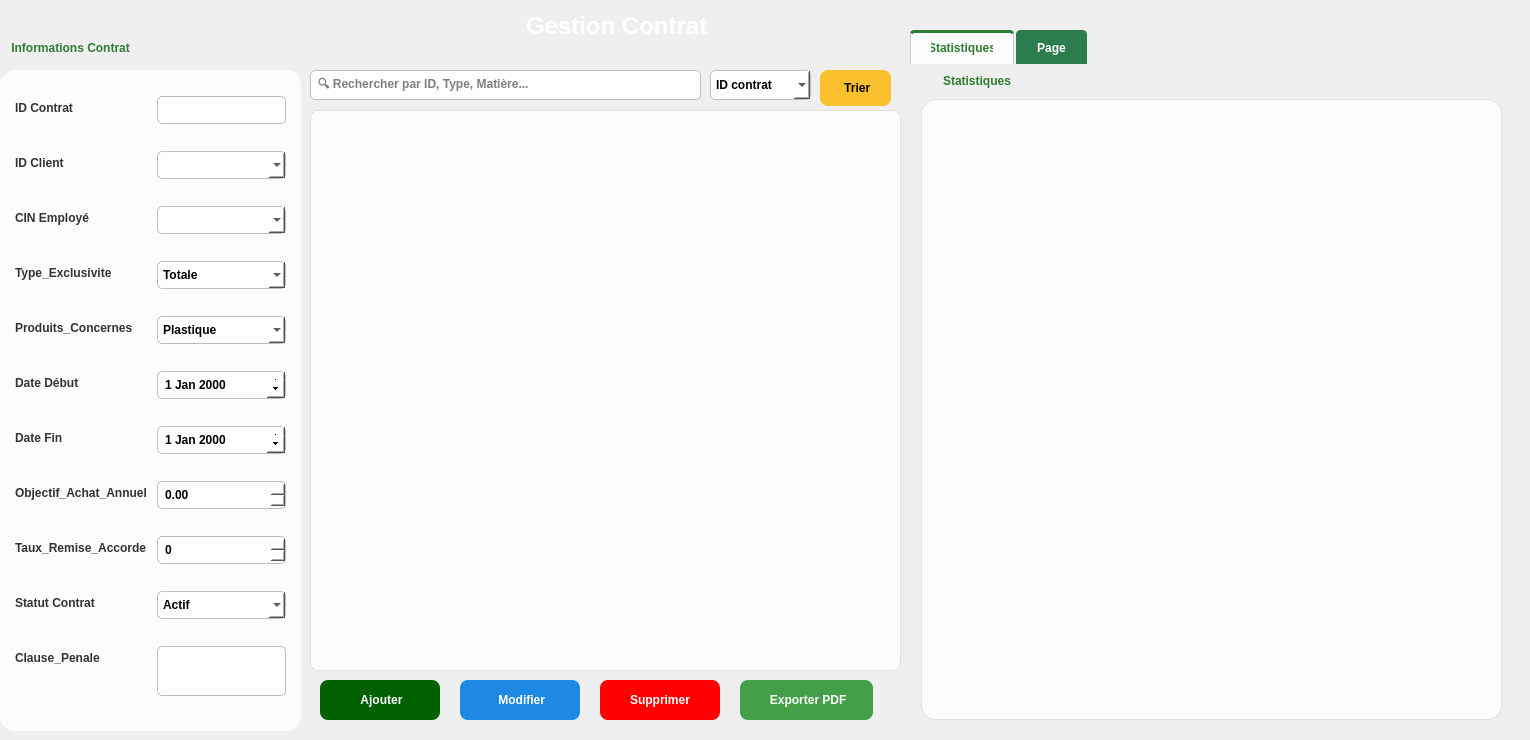
      <widget class="QWidget" name="page_contrat">
       <property name="styleSheet">
        <string notr="true">QWidget#page_contrat {
    /* Assure-toi que le chemin de ton image est correct ici ! */
    border-image: url(:/new/prefix1/images/bg_left.jpg) 0 0 0 0 stretch stretch ;
}

/* On rend la zone de contenu INVISIBLE pour voir l'image derri├¿re */
#stackedWidget {
    background: transparent;
}
#page_contrat {
    background: transparent;
}

/* =======================================================
   2. LA BARRE DE NAVIGATION (GAUCHE)
   ======================================================= */

/* On donne une couleur &quot;Verre blanc&quot; ├á ton menu pour qu'il soit assorti */
#frame_navbar {
    background-color: rgba(255, 255, 255, 210); /* Blanc semi-transparent */
    border-right: 2px solid #2E7D32; /* Petite ligne verte ├á droite pour s├®parer */
}

/* Style des boutons du menu (Navigation) */
#frame_navbar QPushButton {
    background-color: transparent;
    color: #333;
    text-align: left;
    padding-left: 20px;
    border: none;
    font-weight: bold;
    font-size: 14px;
}

#frame_navbar QPushButton:hover {
    background-color: #2E7D32; /* Devient vert au survol */
    color: white;
    border-radius: 5px;
}

/* =======================================================
   3. ADAPTATION DU STYLE DE TON CO├ëQUIPIER (FORMULAIRES)
   ======================================================= */

/* Le fond des zones de texte (Inputs) */
QLineEdit, QComboBox, QDateEdit, QDoubleSpinBox, QSpinBox, QTextEdit {
    background-color: white;
    border: 1px solid #BDBDBD;
    border-radius: 5px;
    padding: 5px;
    color: #000000;
    font-weight: bold;
    font-size: 12px;
}

/* Quand on clique dans une case */
QLineEdit:focus, QComboBox:focus, QDateEdit:focus, QSpinBox:focus, QTextEdit:focus {
    background-color: #FFFFFF;
    border: 2px solid #4CAF50; /* Bordure VERTE */
}

/* Am├®lioration des fl├¿ches pour QDateEdit / QSpinBox */
QDateEdit, QSpinBox {
    padding-right: 6px;
}
QDateEdit::up-button, QDateEdit::down-button,
QSpinBox::up-button, QSpinBox::down-button {
    width: 18px;
    height: 18px;
}
QDateEdit::up-arrow, QDateEdit::down-arrow,
QSpinBox::up-arrow, QSpinBox::down-arrow {
    width: 8px;
    height: 8px;
}

/* Les Labels (Textes : &quot;Nom&quot;, &quot;Pr├®nom&quot;...) */
QLabel {
    color: #333333; /* Noir/Gris fonc├® pour bien lire sur le fond */
    font-weight: bold;
    font-size: 12px;
}

/* La zone de droite (Liste/Stats) si c'est un GroupBox ou Frame */
QGroupBox, QFrame#frame_droite {
    background-color: rgba(255, 255, 255, 210); 
    border-radius: 15px;
}

/* =======================================================
   4. LES BOUTONS D'ACTION (BAS)
   ======================================================= */

QPushButton {
    border-radius: 8px;
    padding: 8px;
    color: white;
    font-weight: bold;
}

/* Bouton Ajouter (Vert) */
QPushButton#btn_ajouter { background-color: #43A047; }
QPushButton#btn_ajouter:hover { background-color: #2E7D32; }

/* Bouton Modifier (Bleu) */
QPushButton#btn_modifier { background-color: #1E88E5; }
QPushButton#btn_modifier:hover { background-color: #1565C0; }

/* Bouton Supprimer (Rouge) */
QPushButton#btn_supprimer { background-color: #E53935; }
QPushButton#btn_supprimer:hover { background-color: #C62828; }
</string>
       </property>
       <widget class="QLabel" name="lbl_page_title">
        <property name="geometry">
         <rect>
          <x>510</x>
          <y>0</y>
          <width>213</width>
          <height>52</height>
         </rect>
        </property>
        <property name="styleSheet">
         <string notr="true">font-size: 24px; font-weight: bold; color: white; padding: 10px;</string>
        </property>
        <property name="text">
         <string>Gestion Contrat</string>
        </property>
        <property name="alignment">
         <set>Qt::AlignmentFlag::AlignLeading|Qt::AlignmentFlag::AlignLeft|Qt::AlignmentFlag::AlignVCenter</set>
        </property>
       </widget>
       <widget class="QComboBox" name="tri_contrat">
        <property name="geometry">
         <rect>
          <x>710</x>
          <y>70</y>
          <width>101</width>
          <height>30</height>
         </rect>
        </property>
        <item>
         <property name="text">
          <string>ID contrat</string>
         </property>
        </item>
        <item>
         <property name="text">
          <string>Type exclusivité</string>
         </property>
        </item>
        <item>
         <property name="text">
          <string>Statut contrat</string>
         </property>
        </item>
       </widget>
       <widget class="QPushButton" name="tri2_contrat">
        <property name="geometry">
         <rect>
          <x>820</x>
          <y>70</y>
          <width>71</width>
          <height>36</height>
         </rect>
        </property>
        <property name="styleSheet">
         <string notr="true">background-color: rgb(251, 192, 45);
color: rgb(0, 0, 0);</string>
        </property>
        <property name="text">
         <string> Trier</string>
        </property>
       </widget>
       <widget class="QTableView" name="tab_contrat_2">
        <property name="geometry">
         <rect>
          <x>310</x>
          <y>110</y>
          <width>591</width>
          <height>561</height>
         </rect>
        </property>
        <property name="styleSheet">
         <string notr="true">QTableView {
    background-color: rgba(255, 255, 255, 200); 
    alternate-background-color: rgba(232, 245, 233, 200);
    border: 1px solid rgba(0, 0, 0, 20);
    border-radius: 8px;
    gridline-color: rgba(0, 0, 0, 10);
    color: #000000;
    selection-background-color: rgba(76, 175, 80, 180);
    selection-color: white;
    outline: 0;
}

QHeaderView::section {
    background-color: #1b5e20;
    color: white;
    padding: 8px;
    border: none;
    font-weight: bold;
    font-size: 12px;
}

QHeaderView::section:vertical {
    background-color: #1b5e20;
    color: white;
    padding: 4px;
    border: none;
    font-weight: bold;
}

QTableCornerButton::section {
    background-color: #1b5e20;
    border: none;
}</string>
        </property>
        <property name="alternatingRowColors">
         <bool>true</bool>
        </property>
        <property name="selectionBehavior">
         <enum>QAbstractItemView::SelectionBehavior::SelectRows</enum>
        </property>
       </widget>
       <widget class="QLineEdit" name="recherche0_contrat">
        <property name="geometry">
         <rect>
          <x>310</x>
          <y>70</y>
          <width>391</width>
          <height>30</height>
         </rect>
        </property>
        <property name="text">
         <string/>
        </property>
        <property name="placeholderText">
         <string>🔍 Rechercher par ID, Type, Matière...</string>
        </property>
       </widget>
       <widget class="QTabWidget" name="statistique_contrat">
        <property name="geometry">
         <rect>
          <x>910</x>
          <y>30</y>
          <width>611</width>
          <height>701</height>
         </rect>
        </property>
        <property name="styleSheet">
         <string notr="true">QTabWidget::pane {
    border: 1px solid #ccc;
    background-color: transparent;
    border: transparent;
    border-radius: 8px;
    gridline-color: rgba(0, 0, 0, 10); /* Lignes grises tr├¿s fines /
    color: #000000; / Texte Noir /
    selection-background-color: rgba(76, 175, 80, 180); / Vert s├®lection */
    selection-color: white;
    outline: 0;
    top: -1px;
}

QTabWidget::tab-bar {
    left: 0px;
}

QTabBar::tab {
    background: #2d7c4d;
    color: white;
    padding: 8px 20px;
    margin-right: 2px;
    border: 1px solid #2d7c4d;
    border-bottom: none;
    border-top-left-radius: 4px;
    border-top-right-radius: 4px;
    font-weight: bold;
}

QTabBar::tab:selected {
    background: #a8d5ba;
    color: #2d7c4d;
    border: 1px solid #ccc;
    border-bottom: 1px solid white;
}

QTabBar::tab:selected {
    background-color: rgba(255, 255, 255, 220); /* Onglet actif plus blanc */
    color: #2E7D32; /* Texte Vert EcoCycle */
    border-top: 3px solid #2E7D32; /* Petite barre verte en haut */
}

QTabBar::tab:hover {
    background-color: rgba(255, 255, 255, 180);
}</string>
        </property>
        <property name="currentIndex">
         <number>0</number>
        </property>
        <widget class="QWidget" name="tab_stats_client_2">
         <attribute name="title">
          <string>Statistiques</string>
         </attribute>
         <widget class="QGroupBox" name="gb_stats_contrat">
          <property name="geometry">
           <rect>
            <x>11</x>
            <y>11</y>
            <width>581</width>
            <height>646</height>
           </rect>
          </property>
          <property name="font">
           <font>
            <bold>true</bold>
           </font>
          </property>
          <property name="styleSheet">
           <string notr="true"> /* --- 2. LE CADRE FORMULAIRE &amp; STATISTIQUES (Verre Blanc) --- */
QGroupBox {
    /* Fond BLANC avec transparence (Alpha = 210 sur 255 pour lisibilit├®) */
    background-color: rgba(255, 255, 255, 210); 
    border: 1px solid rgba(0, 0, 0, 20); /* Bordure grise subtile */
    border-radius: 15px;
    margin-top: 25px; 
}

QGroupBox::title {
    subcontrol-origin: margin;
    subcontrol-position: top left;
    left: 20px;
    color: #2E7D32; /* Vert Fonc├® EcoCycle pour le contraste sur blanc */
    font-weight: bold;
    font-size: 16px;
    background-color: transparent;
}</string>
          </property>
          <property name="title">
           <string>Statistiques</string>
          </property>
         </widget>
        </widget>
        <widget class="QWidget" name="tab_2">
         <attribute name="title">
          <string>Page</string>
         </attribute>
        </widget>
       </widget>
       <widget class="QLabel" name="lbl_info_contrat_title">
        <property name="geometry">
         <rect>
          <x>0</x>
          <y>40</y>
          <width>149</width>
          <height>16</height>
         </rect>
        </property>
        <property name="styleSheet">
         <string notr="true">font-weight: bold; font-size: 12px; color: #2e7d32; padding-left: 5px;</string>
        </property>
        <property name="text">
         <string> Informations Contrat</string>
        </property>
       </widget>
       <widget class="QGroupBox" name="group_informations">
        <property name="geometry">
         <rect>
          <x>0</x>
          <y>70</y>
          <width>301</width>
          <height>661</height>
         </rect>
        </property>
        <property name="sizePolicy">
         <sizepolicy hsizetype="Preferred" vsizetype="Expanding">
          <horstretch>0</horstretch>
          <verstretch>0</verstretch>
         </sizepolicy>
        </property>
        <property name="maximumSize">
         <size>
          <width>400</width>
          <height>16777215</height>
         </size>
        </property>
        <property name="styleSheet">
         <string notr="true">QGroupBox { padding-top: 15px; }</string>
        </property>
        <property name="title">
         <string/>
        </property>
        <layout class="QFormLayout" name="formLayout_contrat">
         <property name="horizontalSpacing">
          <number>10</number>
         </property>
         <property name="verticalSpacing">
          <number>6</number>
         </property>
         <property name="leftMargin">
          <number>15</number>
         </property>
         <property name="topMargin">
          <number>5</number>
         </property>
         <property name="rightMargin">
          <number>15</number>
         </property>
         <property name="bottomMargin">
          <number>5</number>
         </property>
         <item row="0" column="0">
          <widget class="QLabel" name="label_id">
           <property name="text">
            <string>ID Contrat</string>
           </property>
          </widget>
         </item>
         <item row="0" column="1">
          <widget class="QLineEdit" name="ID_Contrat">
           <property name="text">
            <string/>
           </property>
           <property name="readOnly">
            <bool>false</bool>
           </property>
          </widget>
         </item>
         <item row="1" column="0">
          <widget class="QLabel" name="label_id_client">
           <property name="text">
            <string>ID Client</string>
           </property>
          </widget>
         </item>
         <item row="1" column="1">
          <widget class="QComboBox" name="combo_ID_Client"/>
         </item>
         <item row="2" column="0">
          <widget class="QLabel" name="label_cin_employe">
           <property name="text">
            <string>CIN Employé</string>
           </property>
          </widget>
         </item>
         <item row="2" column="1">
          <widget class="QComboBox" name="combo_CIN_Employe"/>
         </item>
         <item row="3" column="0">
          <widget class="QLabel" name="label_type">
           <property name="text">
            <string>Type_Exclusivite</string>
           </property>
          </widget>
         </item>
         <item row="3" column="1">
          <widget class="QComboBox" name="type_ex">
           <item>
            <property name="text">
             <string>Totale</string>
            </property>
           </item>
           <item>
            <property name="text">
             <string>Partielle</string>
            </property>
           </item>
           <item>
            <property name="text">
             <string>Sur gamme</string>
            </property>
           </item>
          </widget>
         </item>
         <item row="4" column="0">
          <widget class="QLabel" name="label_matiere">
           <property name="text">
            <string>Produits_Concernes</string>
           </property>
          </widget>
         </item>
         <item row="4" column="1">
          <widget class="QComboBox" name="prod_con">
           <item>
            <property name="text">
             <string>Plastique</string>
            </property>
           </item>
           <item>
            <property name="text">
             <string>Verre</string>
            </property>
           </item>
           <item>
            <property name="text">
             <string>Carton</string>
            </property>
           </item>
           <item>
            <property name="text">
             <string>Aluminium</string>
            </property>
           </item>
           <item>
            <property name="text">
             <string>Papier</string>
            </property>
           </item>
          </widget>
         </item>
         <item row="5" column="0">
          <widget class="QLabel" name="label_date_deb">
           <property name="text">
            <string>Date Début</string>
           </property>
          </widget>
         </item>
         <item row="5" column="1">
          <widget class="QDateEdit" name="date_debut"/>
         </item>
         <item row="6" column="0">
          <widget class="QLabel" name="label_date_fin">
           <property name="text">
            <string>Date Fin</string>
           </property>
          </widget>
         </item>
         <item row="6" column="1">
          <widget class="QDateEdit" name="date_fin"/>
         </item>
         <item row="7" column="0">
          <widget class="QLabel" name="label_duree">
           <property name="text">
            <string>Objectif_Achat_Annuel</string>
           </property>
          </widget>
         </item>
         <item row="7" column="1">
          <widget class="QDoubleSpinBox" name="obj_ach_ann">
           <property name="decimals">
            <number>2</number>
           </property>
           <property name="value">
            <double>0.000000000000000</double>
           </property>
          </widget>
         </item>
         <item row="8" column="0">
          <widget class="QLabel" name="label_prix">
           <property name="text">
            <string>Taux_Remise_Accorde</string>
           </property>
          </widget>
         </item>
         <item row="8" column="1">
          <widget class="QDoubleSpinBox" name="tau_rem_acc">
           <property name="decimals">
            <number>0</number>
           </property>
           <property name="value">
            <double>0.000000000000000</double>
           </property>
          </widget>
         </item>
         <item row="9" column="0">
          <widget class="QLabel" name="label_statut">
           <property name="text">
            <string>Statut Contrat</string>
           </property>
          </widget>
         </item>
         <item row="9" column="1">
          <widget class="QComboBox" name="status_contrat">
           <item>
            <property name="text">
             <string>Actif</string>
            </property>
           </item>
           <item>
            <property name="text">
             <string>Suspendu</string>
            </property>
           </item>
           <item>
            <property name="text">
             <string>Résilié</string>
            </property>
           </item>
           <item>
            <property name="text">
             <string>Expiré</string>
            </property>
           </item>
          </widget>
         </item>
         <item row="10" column="0">
          <widget class="QLabel" name="label_qualite">
           <property name="text">
            <string>Clause_Penale</string>
           </property>
          </widget>
         </item>
         <item row="10" column="1">
          <widget class="QTextEdit" name="clause_penale">
           <property name="minimumSize">
            <size>
             <width>0</width>
             <height>50</height>
            </size>
           </property>
           <property name="maximumSize">
            <size>
             <width>16777215</width>
             <height>50</height>
            </size>
           </property>
           <property name="styleSheet">
            <string notr="true">background-color: white; color: black;</string>
           </property>
          </widget>
         </item>
        </layout>
       </widget>
       <widget class="QPushButton" name="exporter_contrat">
        <property name="geometry">
         <rect>
          <x>740</x>
          <y>680</y>
          <width>133</width>
          <height>40</height>
         </rect>
        </property>
        <property name="minimumSize">
         <size>
          <width>120</width>
          <height>40</height>
         </size>
        </property>
        <property name="styleSheet">
         <string notr="true">background-color: rgb(67, 160, 71);</string>
        </property>
        <property name="text">
         <string> Exporter PDF</string>
        </property>
       </widget>
       <widget class="QPushButton" name="modifier_contrat">
        <property name="geometry">
         <rect>
          <x>460</x>
          <y>680</y>
          <width>120</width>
          <height>40</height>
         </rect>
        </property>
        <property name="minimumSize">
         <size>
          <width>120</width>
          <height>40</height>
         </size>
        </property>
        <property name="styleSheet">
         <string notr="true">background-color: rgb(30, 136, 229)</string>
        </property>
        <property name="text">
         <string> Modifier</string>
        </property>
       </widget>
       <widget class="QPushButton" name="ajouter_contrat">
        <property name="geometry">
         <rect>
          <x>320</x>
          <y>680</y>
          <width>120</width>
          <height>40</height>
         </rect>
        </property>
        <property name="minimumSize">
         <size>
          <width>120</width>
          <height>40</height>
         </size>
        </property>
        <property name="styleSheet">
         <string notr="true">background-color: rgb(0, 96, 0);
</string>
        </property>
        <property name="text">
         <string> Ajouter</string>
        </property>
       </widget>
       <widget class="QPushButton" name="supprimer_contrat">
        <property name="geometry">
         <rect>
          <x>600</x>
          <y>680</y>
          <width>120</width>
          <height>40</height>
         </rect>
        </property>
        <property name="minimumSize">
         <size>
          <width>120</width>
          <height>40</height>
         </size>
        </property>
        <property name="styleSheet">
         <string notr="true">background-color: rgb(255, 0, 0);</string>
        </property>
        <property name="text">
         <string>Supprimer</string>
        </property>
       </widget>
      </widget>
